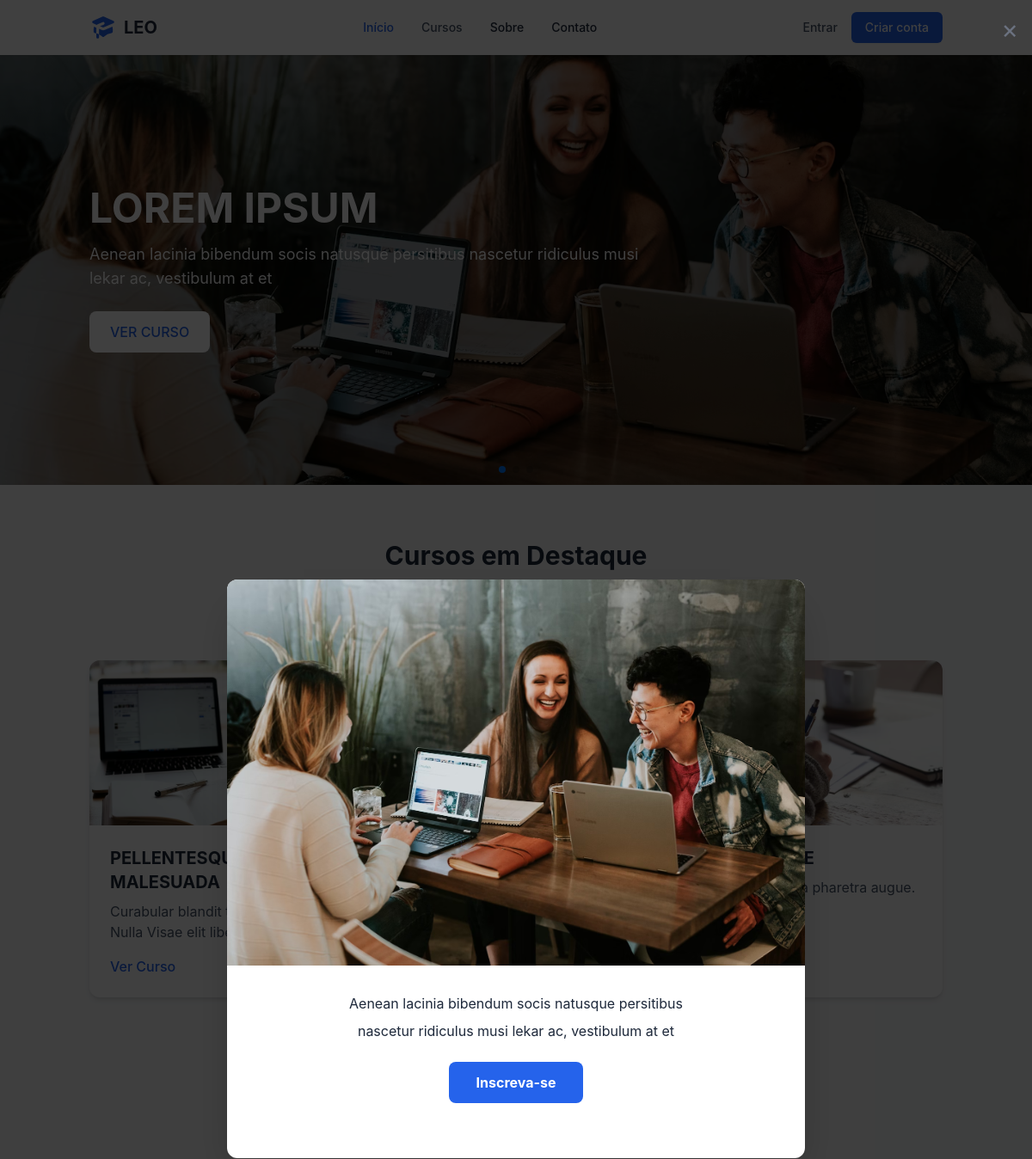
Before: / (upper part) with the older database file.
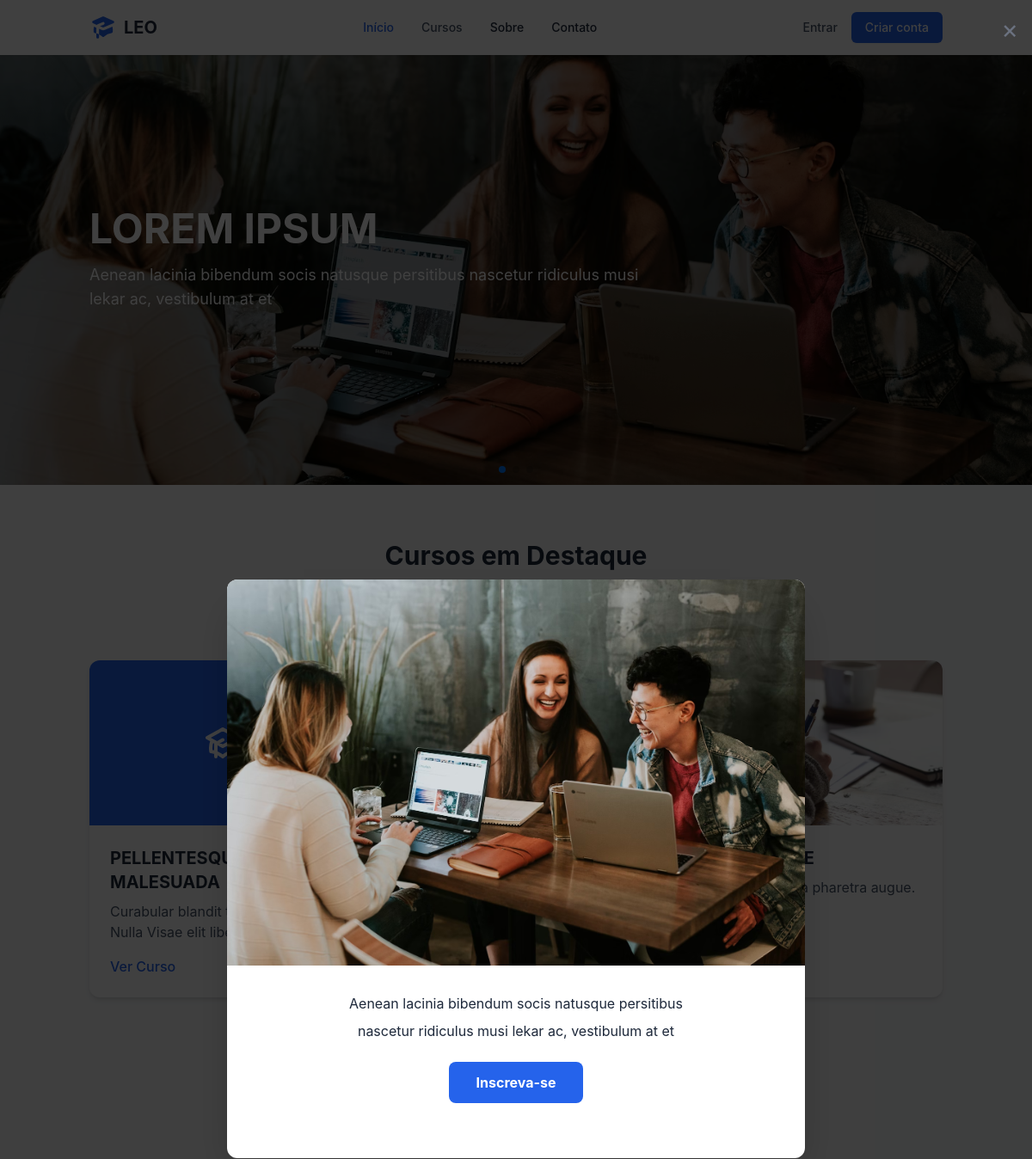
After: the same page with the newer database file.
### tables this page shows
CREATE TABLE `slideshow` (
  `id` int(11) NOT NULL AUTO_INCREMENT,
  `titulo` varchar(255) NOT NULL,
  `descricao` text DEFAULT NULL,
  `imagem` varchar(255) NOT NULL,
  `link_botao` varchar(255) DEFAULT NULL,
  `texto_botao` varchar(50) DEFAULT 'VER CURSO',
  `ordem` int(11) DEFAULT 0,
  `ativo` tinyint(1) DEFAULT 1,
  `criado_em` timestamp NOT NULL DEFAULT current_timestamp(),
  `atualizado_em` timestamp NOT NULL DEFAULT current_timestamp() ON UPDATE current_timestamp(),
  PRIMARY KEY (`id`)
);

CREATE TABLE `cursos` (
  `id` int(11) NOT NULL AUTO_INCREMENT,
  `titulo` varchar(255) NOT NULL,
  `descricao` text DEFAULT NULL,
  `imagem` varchar(255) DEFAULT NULL,
  `link` varchar(255) DEFAULT NULL,
  `destaque` tinyint(1) DEFAULT 0,
  `criado_em` timestamp NOT NULL DEFAULT current_timestamp(),
  `atualizado_em` timestamp NOT NULL DEFAULT current_timestamp() ON UPDATE current_timestamp(),
  PRIMARY KEY (`id`)
);

### index.php (the view, shortened to what this page needs)
<?php
require_once 'includes/db.php';
try {
    $stmt = $pdo->query("SELECT * FROM cursos WHERE destaque = TRUE ORDER BY criado_em DESC LIMIT 3");
    $cursosDestaque = $stmt->fetchAll(PDO::FETCH_ASSOC);
    $stmt = $pdo->query("SELECT * FROM slideshow WHERE ativo = TRUE ORDER BY ordem ASC");
    $slideshow = $stmt->fetchAll(PDO::FETCH_ASSOC);
} catch (PDOException $e) {
    die("Erro ao carregar dados: " . $e->getMessage());
}
include 'includes/header.php';
?>
<main id="main-content">
<section class="relative">
    <div class="swiper hero-swiper">
        <div class="swiper-wrapper">
            <?php if (count($slideshow) > 0): ?>
                <?php foreach ($slideshow as $slide): ?>
                    <div class="swiper-slide">
                        <div class="relative h-[500px] bg-gray-900">
                            <div class="absolute inset-0 bg-black/30 z-10"></div>
                            <?php if ($slide['imagem']): ?>
                                <img src="assets/images/slideshow/<?= htmlspecialchars($slide['imagem']) ?>"
                                     alt="<?= htmlspecialchars($slide['titulo']) ?>"
                                     class="absolute inset-0 w-full h-full object-cover">
                            <?php endif; ?>
                            <div class="container mx-auto px-4 h-full flex items-center relative z-20">
                                <div class="max-w-2xl text-white">
                                    <h2 class="text-4xl md:text-5xl font-bold mb-4"><?= htmlspecialchars($slide['titulo']) ?></h2>
                                    <p class="text-lg mb-6"><?= htmlspecialchars($slide['descricao']) ?></p>
                                    <?php if ($slide['link_botao']): ?>
                                        <a href="<?= htmlspecialchars($slide['link_botao']) ?>"
                                           class="inline-block bg-white text-blue-600 px-6 py-3 rounded-lg font-medium hover:bg-gray-100 transition-colors">
                                            <?= htmlspecialchars($slide['texto_botao'] ?? 'VER CURSO') ?>
                                        </a>
                                    <?php endif; ?>
                                </div>
                            </div>
                        </div>
                    </div>
                <?php endforeach; ?>
            <?php endif; ?>
        </div>
        <div class="swiper-pagination"></div>
        <div class="swiper-button-prev"></div>
        <div class="swiper-button-next"></div>
    </div>
</section>
    <section class="py-16 bg-gray-50">
        <div class="container mx-auto px-4">
            <div class="text-center mb-12">
                <h2 class="text-3xl font-bold text-slate-800 mb-2">Cursos em Destaque</h2>
                <p class="text-slate-600 max-w-2xl mx-auto">Aenean lacinia bibendum nulla sed consectetur. Nullam quis risus eget urna mollis ornare vel eu leo.</p>
            </div>
            <div class="grid grid-cols-1 md:grid-cols-3 gap-8">
                <?php if (count($cursosDestaque) > 0): ?>
                    <?php foreach ($cursosDestaque as $curso): ?>
                        <div class="bg-white rounded-xl shadow-md overflow-hidden hover:shadow-lg transition-shadow duration-300">
                            <div class="h-48 bg-gray-200 overflow-hidden">
                                <?php if ($curso['imagem']): ?>
                                    <img src="assets/images/cursos/<?= htmlspecialchars($curso['imagem']) ?>"
                                         alt="<?= htmlspecialchars($curso['titulo']) ?>"
                                         class="w-full h-full object-cover">
                                <?php else: ?>
                                    <div class="w-full h-full flex items-center justify-center bg-blue-600 text-white">
                                    </div>
                                <?php endif; ?>
                            </div>
                            <div class="p-6">
                                <h3 class="text-xl font-bold text-slate-800 mb-2"><?= htmlspecialchars($curso['titulo']) ?></h3>
                                <p class="text-slate-600 mb-4 line-clamp-2"><?= htmlspecialchars($curso['descricao']) ?></p>
                                <a href="curso/<?= $curso['id'] ?>" class="text-blue-600 hover:text-blue-800 font-medium">Ver Curso</a>
                            </div>
                        </div>
                    <?php endforeach; ?>
                <?php endif; ?>
            </div>
            <div class="text-center mt-8">
                <a href="cursos" class="inline-block bg-blue-600 hover:bg-blue-700 text-white px-6 py-3 rounded-lg font-medium transition-colors">
                </a>
            </div>
        </div>
    </section>
    <section class="py-16">
    </section>
</main>
<?php
include 'includes/footer.php';
?>

Changed rows visible on the page:
changed slideshow "LOREM IPSUM": link_botao "cursos/destaque" → empty (drawn); texto_botao "VER CURSO" → (not shown)
changed cursos "PELLENTESQUE MALESUADA": imagem "curso1.jpg" → empty (drawn); imagem: picture removed
